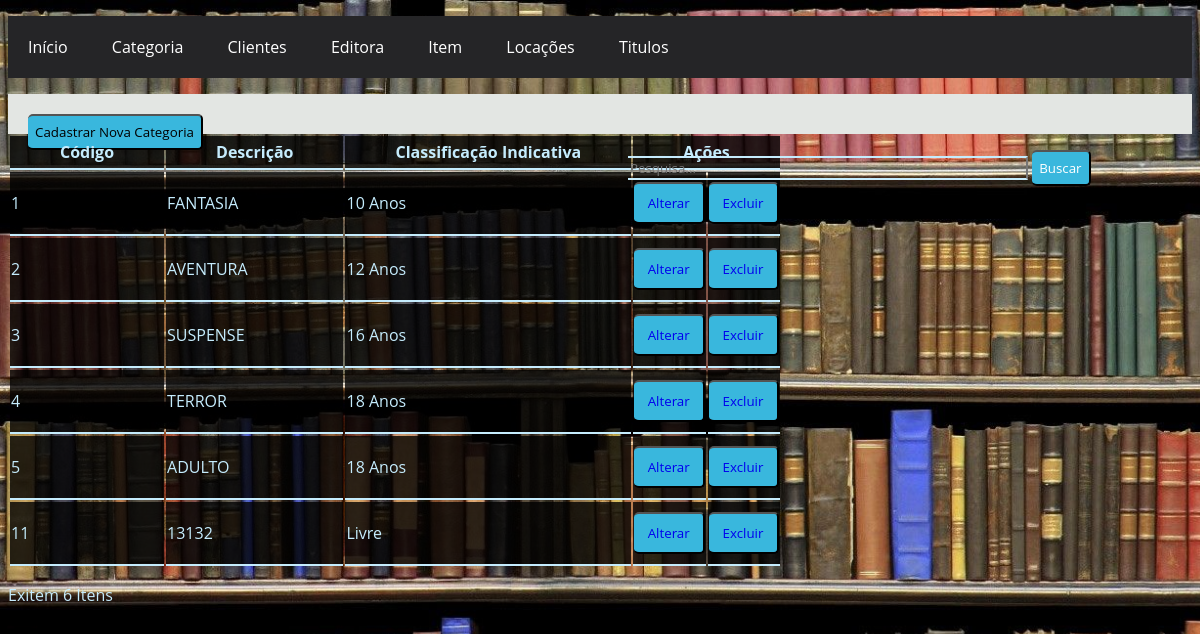
Screenshot of /Categoria/Listar/listar_Categoria.php with the database file from the repository.
### tables this page shows
CREATE TABLE `categoria` (
  `id_categoria` int(11) NOT NULL,
  `descricao` varchar(150) NOT NULL,
  `classificacao_indicativa` int(11) NOT NULL
);

### Categoria/Listar/listar_Categoria.php (the view, shortened to what this page needs)
<?php
include('../../conexao.php');
?>
<!DOCTYPE html>
<html lang="pt-br">
<head>
	<link rel="stylesheet" type="text/css" href="../../Styles/site.css">
	<link rel="stylesheet" type="text/css" href="../../Styles/Listar.css">
</head>
<body>
	<nav id="menu-h">
		<?php
		include('../../menu.php');
		?>
	</nav>
	<div id="filtro" class="filtro">
		<button class="btn1" type="button">
			<a href="../Cadastrar/cadastrar_Categoria.php">Cadastrar Nova Categoria</a>
		</button>
		<input class="pesquisar"
		       type="search"
		       class="busca"
		       placeholder="Pesquisa..." >
		<button class="btn1" type="button">Buscar</button>
	</div>
	<div id="lista">
		<table>
		<thead class="header_list">
				<tr>
					<th>Código</th>
					<th>Descrição</th>
					<th>Classificação Indicativa</th>
					<th colspan="2">Ações</th>
				</tr>
			</thead>
			<tbody class="body_list">
				<?php
				$sql = "SELECT ID_CATEGORIA AS Id,
							descricao,
							classificacao_indicativa as classificacao
						FROM CATEGORIA
						ORDER BY ID_CATEGORIA";
				$query = mysqli_query($conexao, $sql);
				if (!$query) {
				?>
					<tr>
						<td colspan="3"><?php echo 'MySQL Erro: ' . mysqli_error($conexao); ?></td>
					</tr>
					<?php
				} else {
					while ($item = mysqli_fetch_array($query, MYSQLI_ASSOC)) {
					?>
						<tr>
							<td class="campos"><?php echo $item['Id']; ?></td>
							<td class="campos"><?php echo $item['descricao']; ?></td>
							<td class="campos"><?php switch ($item['classificacao']) {
													case 1:; ?> Livre
									<?php
														break;
													case 2:; ?> 10 Anos
									<?php
														break;
													case 3:; ?> 12 Anos
									<?php
														break;
													case 4:; ?> 16 Anos
									<?php
														break;
													case 5:; ?> 18 Anos
								<?php } ?>
							</td>
							<td>
								<button class="btn">
									<a href="../Alterar/alterar_Categoria.php?Id=<?php echo $item['Id']; ?>">Alterar</a>
								</button>
							</td>
							<td>
								<button class="btn">
									<a href="../Excluir/excluir_Categoria.php?Id=<?php echo $item['Id']; ?>">Excluir</a>
								</button>
							</td>
						</tr>
				<?php
					}
				}
				?>
			</tbody>
		</table>
		<p>
		Exitem <?php echo mysqli_num_rows($query); ?> Itens
		</p>
</body>
</html>

### Styles/site.css (style rules this page uses)
body { background: url(../Images/Biblioteca.jpg) no-repeat top center; background-size: cover; height: 100vh; }

### Styles/Listar.css (style rules this page uses)
* { font-family: 'Open Sans', sans-serif; }
#menu-h { background-color: rgb(37, 37, 39); }
#filtro { height: 30px; background: rgba(0, 0, 0, 0.8); margin-top: 5px; padding: 20px; }
a { text-decoration: none; }
#filtro a { display: inline-block; text-decoration: none; color: black; }
.pesquisar { margin-left: 600px; width: 400px; background: transparent; border-left: 0; border-top: 2px solid #c5ecfd; border-bottom: 2px solid #c5ecfd; color: #c5ecfd; }
.header_list { background: rgba(0, 0, 0, 0.8); }
.header_list tr th { padding-top: 5px; padding-bottom: 5px; padding-left: 50px; color: #c5ecfd; border-bottom: 2px solid #c5ecfd; padding-right: 50px; }
.body_list { background: rgba(0, 0, 0, 0.8); }
.body_list tr td { padding-top: 10px; padding-bottom: 10px; border-bottom: 2px solid #c5ecfd; color: #c5ecfd; }
.btn { border-left: 0; width: 100%; background: #39b7dd; text-align: center; padding: 10px; border-radius: 5px; color: #fff; cursor: pointer; text-transform: capitalize; }
.btn1 { border-left: 0; background: #39b7dd; text-align: center; padding: 7px; border-radius: 5px; color: #fff; cursor: pointer; text-transform: capitalize; }
p { color: #c5ecfd; }

### Styles/menu.css (style rules this page uses)
* { box-sizing: border-box; font-family: 'Open Sans', sans-serif; }
#menu-h { background-color: rgb(37, 37, 39); }
#filtro { height:30px; background-color: #e3e6e3; margin-top:5px; padding:20px; }

### rows the page displays
categoria: id_categoria "1", descricao "FANTASIA", classificacao_indicativa "10 Anos"
categoria: id_categoria "2", descricao "AVENTURA", classificacao_indicativa "12 Anos"
categoria: id_categoria "3", descricao "SUSPENSE", classificacao_indicativa "16 Anos"
categoria: id_categoria "4", descricao "TERROR", classificacao_indicativa "18 Anos"
categoria: id_categoria "5", descricao "ADULTO", classificacao_indicativa "18 Anos"
categoria: id_categoria "11", descricao "13132", classificacao_indicativa "Livre"

### other values shown
mysqli_num_rows($query) "6"
